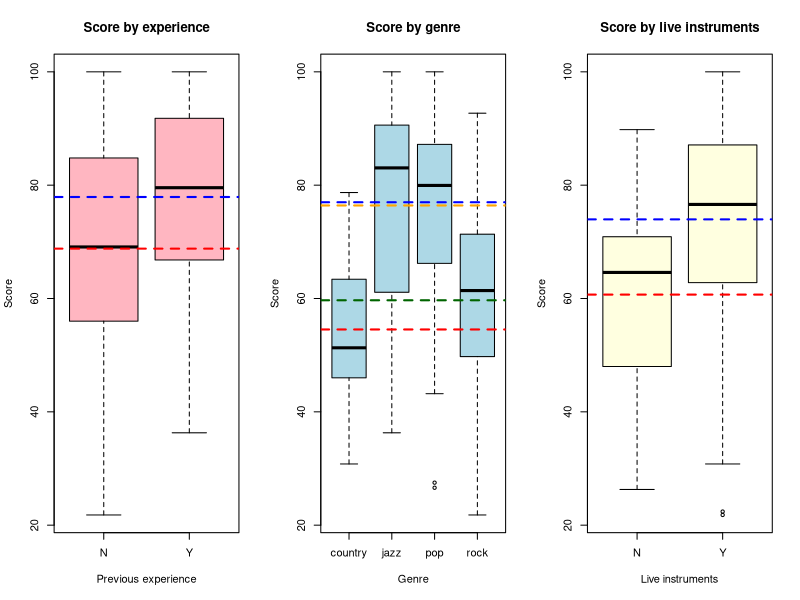
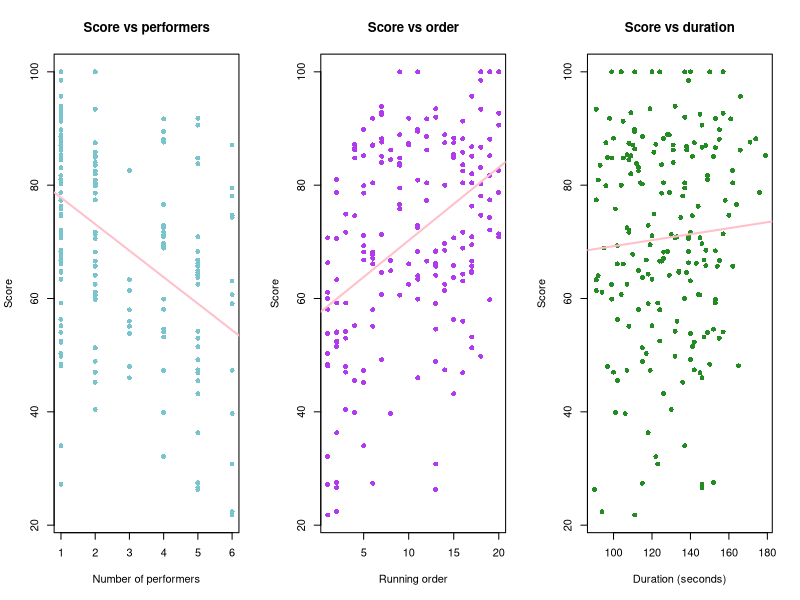
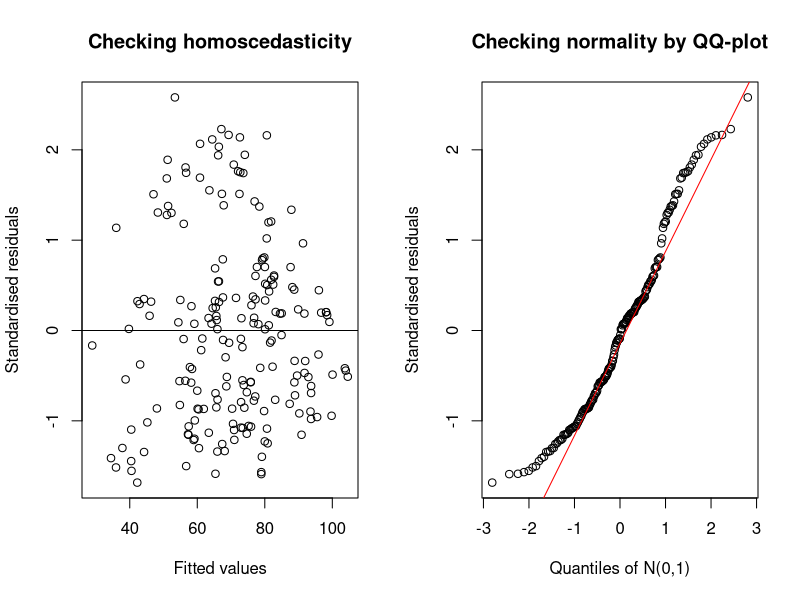
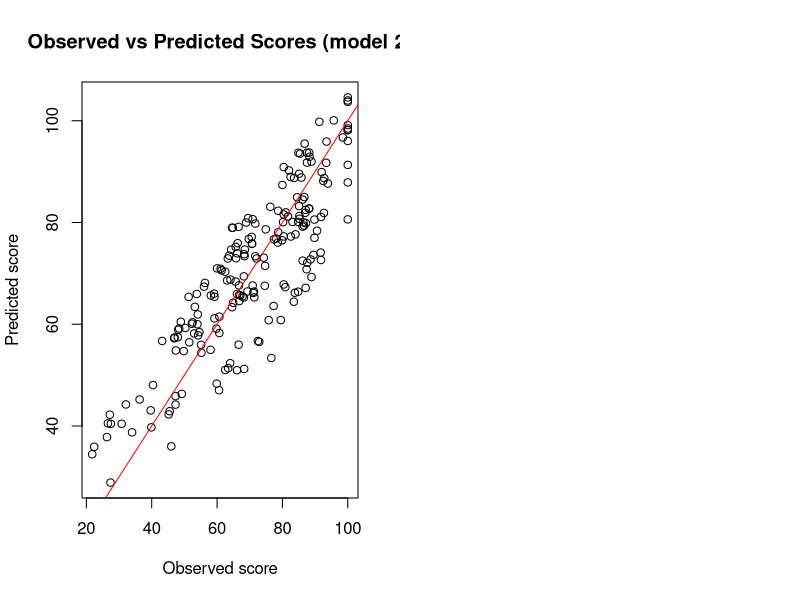

The R script that drew these images, in order:
## ---- chunk 1
knitr::opts_chunk$set(echo = TRUE)
songs<-read.csv("songs.csv", header=TRUE)
## ---- chunk 2
summary(songs)
## ---- chunk 3
# Set up a 1x3 grid for plotting
par(mfrow = c(1, 3))

# 3 boxplots of score by categorical covariates

boxplot(score ~ experience, data = songs,
        xlab = "Previous experience",
        ylab = "Score",
        col = "lightpink",
        main = "Score by experience")
abline(h = mean(songs$score[songs$experience == "N"]), col = "red", lwd = 2, lty = 2)
abline(h = mean(songs$score[songs$experience == "Y"]), col = "blue", lwd = 2, lty = 2)

boxplot(score ~ genre, data = songs,
        xlab = "Genre",
        ylab = "Score",
        col = "lightblue",
        main = "Score by genre")
abline(h = mean(songs$score[songs$genre == "country"]), col = "red", lwd = 2, lty = 2)
abline(h = mean(songs$score[songs$genre == "jazz"]), col = "blue", lwd = 2, lty = 2)
abline(h = mean(songs$score[songs$genre == "pop"]), col = "orange", lwd = 2, lty = 2)
abline(h = mean(songs$score[songs$genre == "rock"]), col = "darkgreen", lwd = 2, lty = 2)

boxplot(score ~ live, data = songs,
        xlab = "Live instruments",
        ylab = "Score",
        col = "lightyellow",
        main = "Score by live instruments")
abline(h = mean(songs$score[songs$live == "N"]), col = "red", lwd = 2, lty = 2)
abline(h = mean(songs$score[songs$live == "Y"]), col = "blue", lwd = 2, lty = 2)
## ---- chunk 4
# Scatter plots of score against numeric covariates
par(mfrow = c(1, 3))

plot(songs$performers, songs$score,
     xlab = "Number of performers",
     ylab = "Score",
     main = "Score vs performers",
     col = "cadetblue3",
     pch = 16)
abline(lm(score ~ performers, data = songs), col = "pink", lwd = 2)

plot(songs$order, songs$score,
     xlab = "Running order",
     ylab = "Score",
     main = "Score vs order",
     col = "darkorchid2",
     pch = 16)
abline(lm(score ~ order, data = songs), col = "pink", lwd = 2)

plot(songs$duration, songs$score,
     xlab = "Duration (seconds)",
     ylab = "Score",
     main = "Score vs duration",
     col = "forestgreen",
     pch = 16)
abline(lm(score ~ duration, data = songs), col = "pink", lwd = 2)
## ---- chunk 5
# Code for Model 1
model1 <- lm(score ~ genre, data = songs)
summary(model1)
## ---- chunk 6
# Code for Model 2
model2 <- lm(score ~ experience + genre + live + performers + order + duration,
             data = songs)
summary(model2)
## ---- chunk 7
# Compute standardised residuals and fitted values
model2_stdres <- rstandard(model2)
model2_fitted <- fitted(model2)

par(mfrow = c(1, 2))

# Check homoscedasticity
plot(model2_fitted, model2_stdres,
     xlab = "Fitted values",
     ylab = "Standardised residuals",
     main = "Checking homoscedasticity")
abline(a = 0, b = 0)

# Check normality
qqnorm(model2_stdres,
       main = "Checking normality by QQ-plot",
       ylab = "Standardised residuals",
       xlab = "Quantiles of N(0,1)")
qqline(model2_stdres, col = "red")
## ---- chunk 8
# Code for Model 3
model3 <- lm(score ~ -1 + as.factor(genre) + experience + live + performers + order + duration,
             data = songs)
summary(model3)
## ---- chunk 9
# Predicted values for each observation
fits <- fitted(model2)

# Create plot comparing observed vs predicted scores
plot(songs$score, fits,
     xlab = "Observed score",
     ylab = "Predicted score",
     main = "Observed vs Predicted Scores (model 2)")
abline(a = 0, b = 1, col = "red")   # 45-degree reference line
